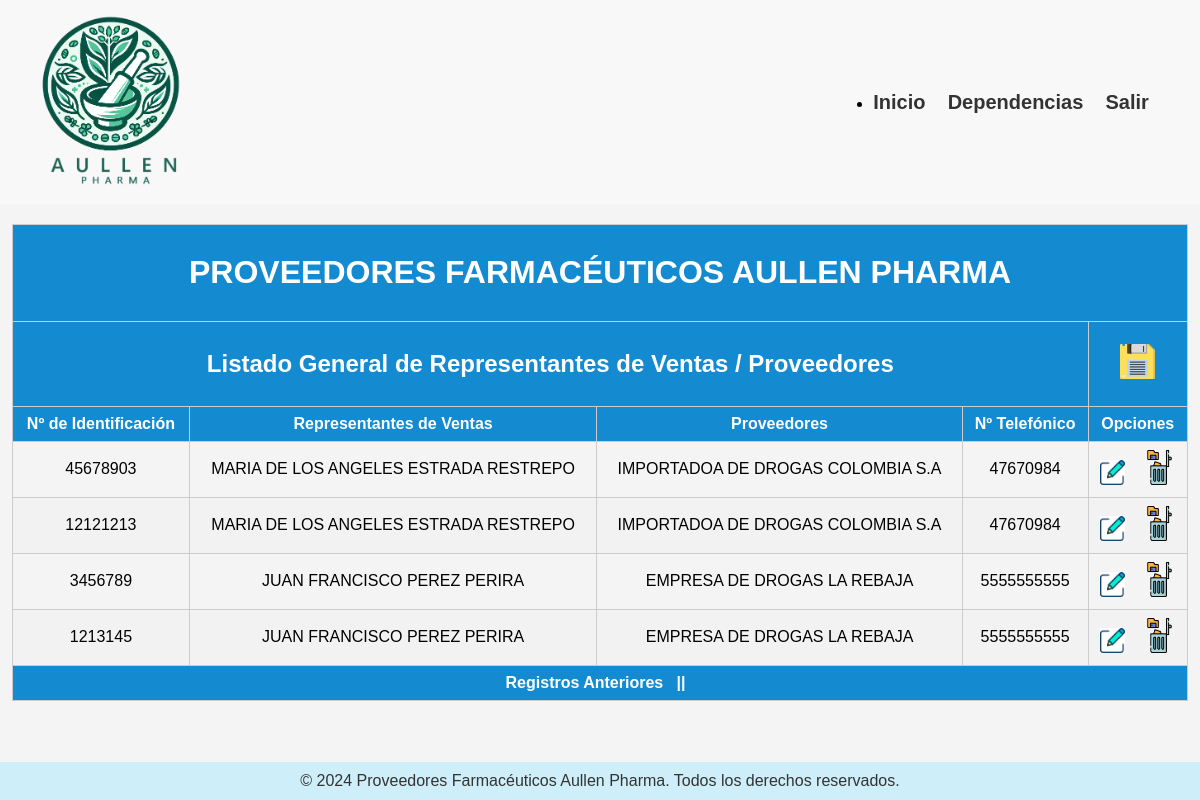
/heren_tres/mostrar_representante_provee.php, run on the app's committed database.
### tables this page shows
CREATE TABLE `vend_empresa` (
  `ident_Vend` int(14) NOT NULL,
  `nombres_Vend` varchar(40) NOT NULL,
  `Apell_Vended` varchar(40) NOT NULL,
  `nro_Telefono` varchar(15) NOT NULL,
  `empresa_Rep` int(14) NOT NULL,
  PRIMARY KEY (`ident_Vend`),
  FOREIGN KEY (`empresa_Rep`) REFERENCES `proveedores` (`id_proveed`)
);

CREATE TABLE `proveedores` (
  `id_proveed` int(14) NOT NULL,
  `nomb_Prov` varchar(60) NOT NULL,
  `direc_Prove` varchar(80) NOT NULL,
  `Nit_Proveed` varchar(20) NOT NULL,
  `Nnro_Telefon` varchar(30) NOT NULL,
  `represe_Prov` int(14) NOT NULL,
  PRIMARY KEY (`id_proveed`)
);

### heren_tres/class/conexion.php (called while the page is built, shortened)
<?php
	class Conexion
	{
		public function __construct()
		{
			$this->conex=new mysqli(host,user,pass,base);
		}
	}
 ?>

### heren_tres/class/class.php (called while the page is built, shortened)
<?php
	require_once("conexion.php");
	class Trabajo extends Conexion
	{
		public function trae_datos_representante($inicio)
		{
			$sql="SELECT ident_Vend, CONCAT (nombres_Vend, ' ', Apell_Vended) AS representante, nomb_Prov, nro_telefono
			FROM vend_empresa, proveedores
			WHERE vend_empresa.empresa_Rep = proveedores.id_proveed
			ORDER BY ident_Vend DESC LIMIT $inicio,12";
			$consul=$this->conex->query($sql);
			$res=$consul->fetch_all(MYSQLI_ASSOC);
			return $res;
		}
	}
 ?>

### heren_tres/mostrar_representante_provee.php (the view, shortened to what this page needs)
<?php
	require_once("class/class.php");
	$dat = new Trabajo();
?>
<!DOCTYPE html>
<html lang="en">
<head>
	<link rel="stylesheet" href="estilos/mostrar.css">
</head>
<body>
	<header>
		<nav class="nav-left">
			<a href="index.php">
				<img src="imgs/aullenPharma.png" alt="Icono Home" class="icono-home" title="Inicio"></a>
		</nav>
		<nav class="nav-right">
			<ul>
				<li>
					<a href="index.php">Inicio</a> &nbsp;&nbsp;&nbsp;
					<a href="#">Dependencias</a> &nbsp;&nbsp;&nbsp;
					<a href="#">Salir</a> &nbsp;&nbsp;&nbsp; &nbsp;&nbsp;
				</li>
			</ul>
		</nav>
	</header>
	<div class="table-container">
		<table class="styled-table">
			<thead>
				<tr bgcolor="#CEEHH9">
					<th colspan="5"><h1>PROVEEDORES FARMACÉUTICOS AULLEN PHARMA</h1></th>
				</tr>
				<tr bgcolor="#CIAGG9">
					<th colspan="4"><h2>Listado General de Representantes de Ventas / Proveedores</h2></th>
					<th>
						<a href="class/adicion_represe_provee.php">
							<img src="imgs/guardar_3.png" alt="Adicion Registro" width="35" height="35" title="Adicionar Un Registro">
						</a>
					</th>
				</tr>
				<tr>
					<th>Nº de Identificación</th>
					<th>Representantes de Ventas</th>
					<th>Proveedores</th>
					<th>Nº Telefónico</th>
					<th>Opciones</th>
				</tr>
			</thead>
			<tbody>
				<?php
				if(isset($_GET["pos"])) {
					$inicio = $_GET["pos"];
				} else {
					$inicio = 0;
				}
				$lista = $dat->trae_datos_representante($inicio);
				for($i = 0; $i < sizeof($lista); $i++) {
					$v1 = $lista[$i]['ident_Vend'];
					$v2 = $lista[$i]['representante'];
					$v3 = $lista[$i]['nomb_Prov'];
					$v4 = $lista[$i]['nro_telefono'];
				?>
					<tr>
						<td align="center"><?php echo $v1; ?></td>
						<td align="center"><?php echo $v2; ?></td>
						<td align="center"><?php echo $v3; ?></td>
						<td align="center"><?php echo $v4; ?></td>
						<td>
							<a href="class/edita_represe_provee.php?id=<?php echo $v1; ?>">
								<img src="imgs/editar_1.png" alt="Edicion Registro" width="25" height="25" title="Editar Un Registro">
							</a>
							<a href="class/elimina_represe_provee.php?id=<?php echo $v1; ?>">
								<img src="imgs/eliminar_3.png" alt="Eliminacion de Registro" width="33" height="35" title="Eliminar Un Registro">
							</a>
						</td>
					</tr>
				<?php
				}
				?>
				<tr>
					<th colspan="5">
						<?php
						if($inicio == 0) {
						?>
							Registros Anteriores
						<?php
						} else {
							$anteriores = $inicio - 12;
						?>
							<a href="?pos=<?php echo $anteriores; ?>" title="Registros Anteriores">Registros Anteriores</a>
						<?php
						}
						?>
						&nbsp;&nbsp;||&nbsp;&nbsp;
					</th>
				</tr>
			</tbody>
		</table>
	</div>
	<footer>
		<div class="container">
			<p>&copy; 2024 Proveedores Farmacéuticos Aullen Pharma. Todos los derechos reservados.</p>
		</div>
	</footer>
</body>
</html>

### heren_tres/estilos/mostrar.css (style rules this page uses)
html, body { height: 100%; margin: 0; padding: 0; display: flex; flex-direction: column; }
body { font-family: Arial, sans-serif; background-color: #f4f4f4; }
header { background-color: #f8f8f8; padding: 10px 20px; display: flex; justify-content: space-between; align-items: center; }
.nav-left { display: flex; align-items: center; list-style-type: none; padding: 0; margin: 0; }
.nav-right { display: flex; align-items: center; list-style-type: none; padding: 0; margin: 0; }
.nav-right li { margin-left: 20px; }
.nav-right a { color: #333; text-decoration: none; font-weight: bold; font-size: 20px; }
.icono-home { width: 180px; height: auto; margin-right: 10px; }
.table-container { text-align: center; flex: 1; }
table { width: 98%; border: 1px solid #ccc; margin: 20px auto; border-collapse: collapse; }
table th, table td { border: 1px solid #ccc; padding: 8px; }
table th { background-color: #148BD1; color: white; }
table tr:nth-child(even) { background-color: #f2f2f2; }
footer { background-color: #CEEFF9; padding: 10px 0; text-align: center; width: 100%; }
footer p { margin: 0; color: #333; font-size: 16px; }

### heren_tres/mostrar_representante_provee.php (style rules this page uses)
a { border: none; text-decoration: none; outline: none; }
img { border: none; }

### data on the page
vend_empresa: ident_Vend "45678903", v2 "MARIA DE LOS ANGELES ESTRADA RESTREPO", empresa_Rep.nomb_Prov "IMPORTADOA DE DROGAS COLOMBIA S.A", nro_Telefono "47670984"
vend_empresa: ident_Vend "12121213", v2 "MARIA DE LOS ANGELES ESTRADA RESTREPO", empresa_Rep.nomb_Prov "IMPORTADOA DE DROGAS COLOMBIA S.A", nro_Telefono "47670984"
vend_empresa: ident_Vend "3456789", v2 "JUAN FRANCISCO PEREZ PERIRA", empresa_Rep.nomb_Prov "EMPRESA DE DROGAS LA REBAJA", nro_Telefono "5555555555"
vend_empresa: ident_Vend "1213145", v2 "JUAN FRANCISCO PEREZ PERIRA", empresa_Rep.nomb_Prov "EMPRESA DE DROGAS LA REBAJA", nro_Telefono "5555555555"
